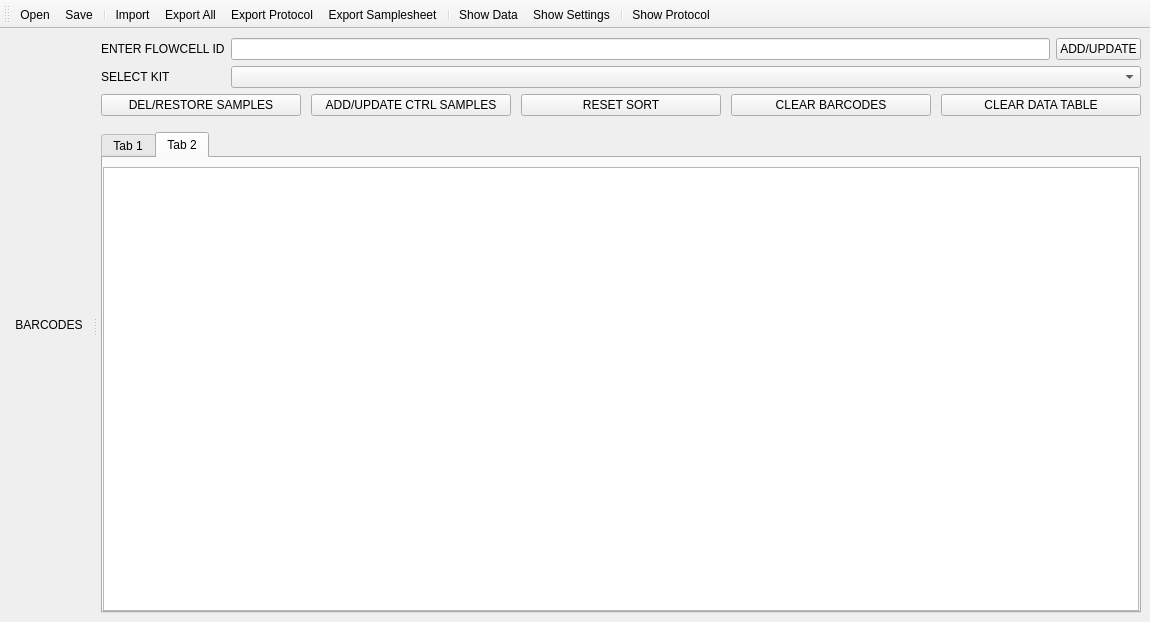
<?xml version="1.0" encoding="UTF-8"?>
<ui version="4.0">
 <class>MainWindow</class>
 <widget class="QMainWindow" name="MainWindow">
  <property name="geometry">
   <rect>
    <x>0</x>
    <y>0</y>
    <width>1150</width>
    <height>622</height>
   </rect>
  </property>
  <property name="windowTitle">
   <string>MainWindow</string>
  </property>
  <widget class="QWidget" name="centralwidget">
   <layout class="QVBoxLayout" name="verticalLayout_4">
    <item>
     <widget class="QStackedWidget" name="stackedWidget">
      <property name="currentIndex">
       <number>0</number>
      </property>
      <widget class="QWidget" name="data">
       <layout class="QVBoxLayout" name="verticalLayout">
        <property name="leftMargin">
         <number>0</number>
        </property>
        <property name="topMargin">
         <number>0</number>
        </property>
        <property name="rightMargin">
         <number>0</number>
        </property>
        <property name="bottomMargin">
         <number>0</number>
        </property>
        <item>
         <widget class="QSplitter" name="splitter">
          <property name="orientation">
           <enum>Qt::Horizontal</enum>
          </property>
          <widget class="QWidget" name="widget_barcodes" native="true">
           <layout class="QVBoxLayout" name="verticalLayout_barcodes">
            <property name="leftMargin">
             <number>0</number>
            </property>
            <property name="topMargin">
             <number>0</number>
            </property>
            <property name="rightMargin">
             <number>4</number>
            </property>
            <property name="bottomMargin">
             <number>0</number>
            </property>
            <item>
             <widget class="QPushButton" name="pushButton">
              <property name="text">
               <string>BARCODES</string>
              </property>
              <property name="flat">
               <bool>true</bool>
              </property>
             </widget>
            </item>
           </layout>
          </widget>
          <widget class="QWidget" name="widget_data" native="true">
           <layout class="QVBoxLayout" name="verticalLayout_2">
            <property name="leftMargin">
             <number>4</number>
            </property>
            <property name="topMargin">
             <number>0</number>
            </property>
            <property name="rightMargin">
             <number>0</number>
            </property>
            <property name="bottomMargin">
             <number>0</number>
            </property>
            <item>
             <layout class="QFormLayout" name="formLayout_2">
              <item row="0" column="0">
               <widget class="QLabel" name="label">
                <property name="text">
                 <string>ENTER FLOWCELL ID</string>
                </property>
               </widget>
              </item>
              <item row="0" column="1">
               <layout class="QHBoxLayout" name="horizontalLayout_3">
                <item>
                 <widget class="QLineEdit" name="lineEdit_flowcell">
                  <property name="sizePolicy">
                   <sizepolicy hsizetype="MinimumExpanding" vsizetype="Fixed">
                    <horstretch>0</horstretch>
                    <verstretch>0</verstretch>
                   </sizepolicy>
                  </property>
                  <property name="toolTip">
                   <string>Enter flowcell id (must match id on flowcell)</string>
                  </property>
                  <property name="text">
                   <string/>
                  </property>
                 </widget>
                </item>
                <item>
                 <widget class="QPushButton" name="pushButton_flowcell">
                  <property name="text">
                   <string>ADD/UPDATE</string>
                  </property>
                 </widget>
                </item>
               </layout>
              </item>
              <item row="1" column="0">
               <widget class="QLabel" name="label_2">
                <property name="text">
                 <string>SELECT KIT</string>
                </property>
               </widget>
              </item>
              <item row="1" column="1">
               <widget class="QComboBox" name="comboBox"/>
              </item>
             </layout>
            </item>
            <item>
             <layout class="QHBoxLayout" name="horizontalLayout">
              <item>
               <widget class="QPushButton" name="pushButton_togglerem">
                <property name="sizePolicy">
                 <sizepolicy hsizetype="Fixed" vsizetype="Fixed">
                  <horstretch>0</horstretch>
                  <verstretch>0</verstretch>
                 </sizepolicy>
                </property>
                <property name="minimumSize">
                 <size>
                  <width>200</width>
                  <height>0</height>
                 </size>
                </property>
                <property name="toolTip">
                 <string>Delete or restore sample</string>
                </property>
                <property name="text">
                 <string>DEL/RESTORE SAMPLES</string>
                </property>
               </widget>
              </item>
              <item>
               <spacer name="horizontalSpacer_3">
                <property name="orientation">
                 <enum>Qt::Horizontal</enum>
                </property>
                <property name="sizeHint" stdset="0">
                 <size>
                  <width>40</width>
                  <height>20</height>
                 </size>
                </property>
               </spacer>
              </item>
              <item>
               <widget class="QPushButton" name="pushButton_addcontrols">
                <property name="sizePolicy">
                 <sizepolicy hsizetype="Fixed" vsizetype="Fixed">
                  <horstretch>0</horstretch>
                  <verstretch>0</verstretch>
                 </sizepolicy>
                </property>
                <property name="minimumSize">
                 <size>
                  <width>200</width>
                  <height>0</height>
                 </size>
                </property>
                <property name="toolTip">
                 <string>Add positive and negative control samples</string>
                </property>
                <property name="text">
                 <string>ADD/UPDATE CTRL SAMPLES</string>
                </property>
               </widget>
              </item>
              <item>
               <spacer name="horizontalSpacer_2">
                <property name="orientation">
                 <enum>Qt::Horizontal</enum>
                </property>
                <property name="sizeHint" stdset="0">
                 <size>
                  <width>40</width>
                  <height>20</height>
                 </size>
                </property>
               </spacer>
              </item>
              <item>
               <widget class="QPushButton" name="pushButton_resetsort">
                <property name="sizePolicy">
                 <sizepolicy hsizetype="Fixed" vsizetype="Fixed">
                  <horstretch>0</horstretch>
                  <verstretch>0</verstretch>
                 </sizepolicy>
                </property>
                <property name="minimumSize">
                 <size>
                  <width>200</width>
                  <height>0</height>
                 </size>
                </property>
                <property name="toolTip">
                 <string>Reset sort to initial state</string>
                </property>
                <property name="text">
                 <string>RESET SORT</string>
                </property>
               </widget>
              </item>
              <item>
               <spacer name="horizontalSpacer">
                <property name="orientation">
                 <enum>Qt::Horizontal</enum>
                </property>
                <property name="sizeHint" stdset="0">
                 <size>
                  <width>40</width>
                  <height>20</height>
                 </size>
                </property>
               </spacer>
              </item>
              <item>
               <widget class="QPushButton" name="pushButton_clrbarcodes">
                <property name="sizePolicy">
                 <sizepolicy hsizetype="Fixed" vsizetype="Fixed">
                  <horstretch>0</horstretch>
                  <verstretch>0</verstretch>
                 </sizepolicy>
                </property>
                <property name="minimumSize">
                 <size>
                  <width>200</width>
                  <height>0</height>
                 </size>
                </property>
                <property name="toolTip">
                 <string>Clear all barcodes in data</string>
                </property>
                <property name="text">
                 <string>CLEAR BARCODES</string>
                </property>
               </widget>
              </item>
              <item>
               <spacer name="horizontalSpacer_4">
                <property name="orientation">
                 <enum>Qt::Horizontal</enum>
                </property>
                <property name="sizeHint" stdset="0">
                 <size>
                  <width>40</width>
                  <height>20</height>
                 </size>
                </property>
               </spacer>
              </item>
              <item>
               <widget class="QPushButton" name="pushButton_clrdata">
                <property name="sizePolicy">
                 <sizepolicy hsizetype="Fixed" vsizetype="Fixed">
                  <horstretch>0</horstretch>
                  <verstretch>0</verstretch>
                 </sizepolicy>
                </property>
                <property name="minimumSize">
                 <size>
                  <width>200</width>
                  <height>0</height>
                 </size>
                </property>
                <property name="text">
                 <string>CLEAR DATA TABLE</string>
                </property>
               </widget>
              </item>
             </layout>
            </item>
            <item>
             <spacer name="verticalSpacer">
              <property name="orientation">
               <enum>Qt::Vertical</enum>
              </property>
              <property name="sizeType">
               <enum>QSizePolicy::Fixed</enum>
              </property>
              <property name="sizeHint" stdset="0">
               <size>
                <width>20</width>
                <height>10</height>
               </size>
              </property>
             </spacer>
            </item>
            <item>
             <widget class="QTabWidget" name="tabWidget">
              <property name="currentIndex">
               <number>1</number>
              </property>
              <widget class="QWidget" name="tab">
               <attribute name="title">
                <string>Tab 1</string>
               </attribute>
               <layout class="QVBoxLayout" name="verticalLayout_3">
                <property name="spacing">
                 <number>0</number>
                </property>
                <property name="leftMargin">
                 <number>0</number>
                </property>
                <property name="rightMargin">
                 <number>0</number>
                </property>
                <property name="bottomMargin">
                 <number>0</number>
                </property>
                <item>
                 <widget class="QTableView" name="tableView_active_samples"/>
                </item>
               </layout>
              </widget>
              <widget class="QWidget" name="tab_2">
               <attribute name="title">
                <string>Tab 2</string>
               </attribute>
               <layout class="QHBoxLayout" name="horizontalLayout_2">
                <property name="spacing">
                 <number>0</number>
                </property>
                <property name="leftMargin">
                 <number>0</number>
                </property>
                <property name="rightMargin">
                 <number>0</number>
                </property>
                <property name="bottomMargin">
                 <number>0</number>
                </property>
                <item>
                 <widget class="QTableView" name="tableView_inactive_samples"/>
                </item>
               </layout>
              </widget>
             </widget>
            </item>
           </layout>
          </widget>
         </widget>
        </item>
       </layout>
      </widget>
      <widget class="QWidget" name="prefs">
       <layout class="QVBoxLayout" name="verticalLayout_prefs">
        <property name="leftMargin">
         <number>0</number>
        </property>
        <property name="topMargin">
         <number>0</number>
        </property>
        <property name="rightMargin">
         <number>0</number>
        </property>
        <property name="bottomMargin">
         <number>0</number>
        </property>
       </layout>
      </widget>
     </widget>
    </item>
   </layout>
  </widget>
  <widget class="QToolBar" name="toolBar">
   <property name="windowTitle">
    <string>toolBar</string>
   </property>
   <attribute name="toolBarArea">
    <enum>TopToolBarArea</enum>
   </attribute>
   <attribute name="toolBarBreak">
    <bool>false</bool>
   </attribute>
   <addaction name="actionOpen"/>
   <addaction name="actionSave"/>
   <addaction name="separator"/>
   <addaction name="actionImport"/>
   <addaction name="actionExport"/>
   <addaction name="actionExport_protocol"/>
   <addaction name="actionExport_samplesheet"/>
   <addaction name="separator"/>
   <addaction name="actionData"/>
   <addaction name="actionPreferences"/>
   <addaction name="separator"/>
   <addaction name="actionShowPlate"/>
  </widget>
  <action name="actionOpen">
   <property name="text">
    <string>Open</string>
   </property>
   <property name="toolTip">
    <string>Open saved datafile (.pkl)</string>
   </property>
  </action>
  <action name="actionClose">
   <property name="text">
    <string>Close</string>
   </property>
  </action>
  <action name="actionExit">
   <property name="text">
    <string>Exit</string>
   </property>
  </action>
  <action name="actionShowPlate">
   <property name="text">
    <string>Show Protocol</string>
   </property>
   <property name="toolTip">
    <string>Show protocol</string>
   </property>
  </action>
  <action name="actionImport">
   <property name="text">
    <string>Import</string>
   </property>
   <property name="toolTip">
    <string>Import worksheet (.csv, .xls)</string>
   </property>
  </action>
  <action name="actionPreferences">
   <property name="text">
    <string>Show Settings</string>
   </property>
   <property name="toolTip">
    <string>Show settings view</string>
   </property>
  </action>
  <action name="actionExport">
   <property name="text">
    <string>Export All</string>
   </property>
   <property name="toolTip">
    <string>Export samplesheet and protocol</string>
   </property>
  </action>
  <action name="actionClearTable">
   <property name="text">
    <string>Clear Table</string>
   </property>
   <property name="toolTip">
    <string>Clear Data Table</string>
   </property>
  </action>
  <action name="actionSave">
   <property name="text">
    <string>Save</string>
   </property>
  </action>
  <action name="actionHelp">
   <property name="text">
    <string>Help</string>
   </property>
  </action>
  <action name="actionData">
   <property name="text">
    <string>Show Data</string>
   </property>
   <property name="toolTip">
    <string>Show Data View</string>
   </property>
  </action>
  <action name="actionExport_protocol">
   <property name="text">
    <string>Export Protocol</string>
   </property>
   <property name="toolTip">
    <string>Export Protocol As</string>
   </property>
  </action>
  <action name="actionExport_samplesheet">
   <property name="text">
    <string>Export Samplesheet</string>
   </property>
   <property name="toolTip">
    <string>Export SampleSheet As</string>
   </property>
  </action>
 </widget>
 <resources/>
 <connections/>
</ui>
